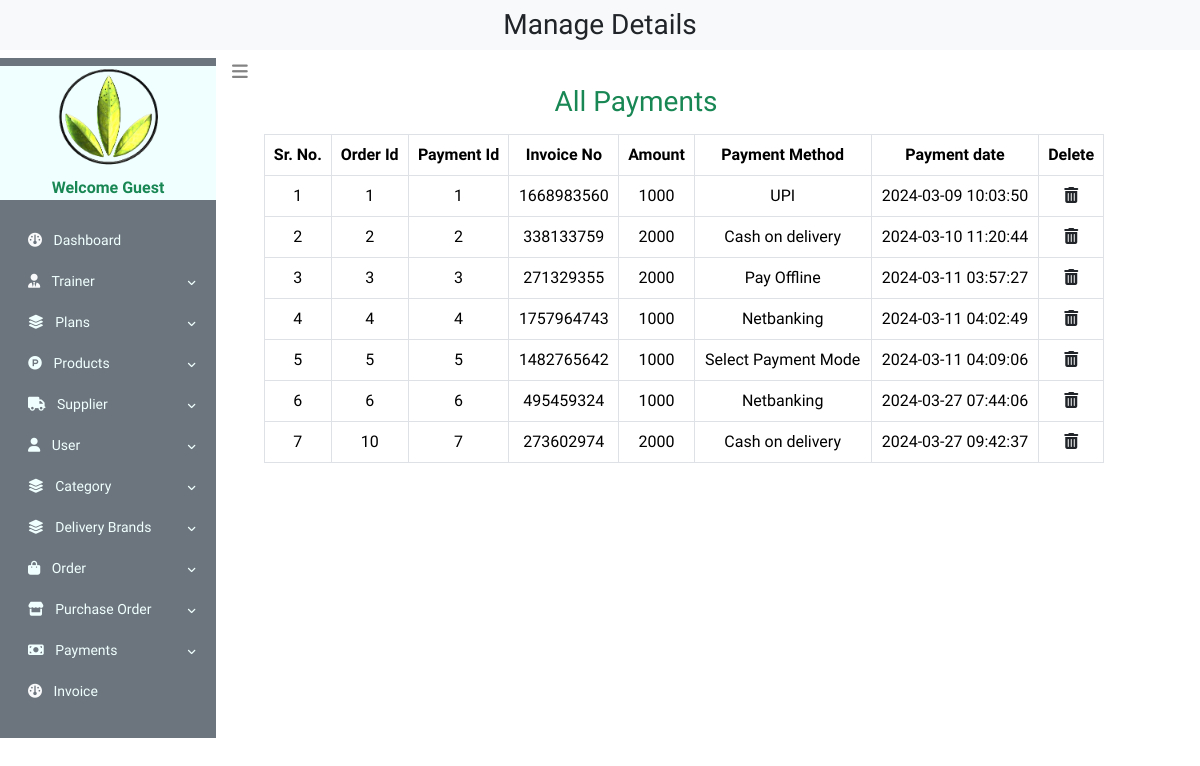
Screenshot of /admin_home.php?all_payments with the database file from the repository.
### tables this page shows
CREATE TABLE `user_payments` (
  `payment_id` int(11) NOT NULL,
  `order_id` int(11) NOT NULL,
  `invoice_no` int(11) NOT NULL,
  `amount` int(11) NOT NULL,
  `payment_mode` varchar(255) NOT NULL,
  `date` timestamp NOT NULL DEFAULT current_timestamp() ON UPDATE current_timestamp()
);

### all_payments.php (the view, shortened to what this page needs)
<?php
$servername = "localhost";
$username = "root";
$password = "";
$dbname = "life";
$conn = new mysqli($servername, $username, $password, $dbname);
?>
<!DOCTYPE html>
<html lang="en">
<head>
    <link rel="stylesheet" href="https://pro.fontawesome.com/releases/v5.10.0/css/all.css"/>
    <link rel="stylesheet" href="https://cdnjs.cloudflare.com/ajax/libs/font-awesome/6.5.1/css/all.min.css" />
    <link rel="stylesheet" href="profile.css">
    <link href="https://cdn.jsdelivr.net/npm/bootstrap@5.3.3/dist/css/bootstrap.min.css" rel="stylesheet">
</head>
<body>
    <h3 class="text-center text-success mx-5">All Payments</h3>
    <table class="table table-bordered mt-3 mx-5 m-auto">
        <thead class="text-center">
        <?php
            $get_payments = "SELECT * FROM `user_payments`";
            $result = $conn->query($get_payments);
            echo "
                <tr>
                <th>Sr. No.</th>
                <th>Order Id</th>
                <th>Payment Id</th>
                <th>Invoice No</th>
                <th>Amount</th>
                <th>Payment Method</th>
                <th>Payment date</th>
                <th>Delete</th>
                </tr>
                </thead>
                <tbody class='text-center'>
                ";
            if($result->num_rows>0)
            {
                $sr_no = 0;
                while($row = mysqli_fetch_assoc($result))
                {
                    $payment_id = $row['payment_id'];
                    $order_id = $row['order_id'];
                    $invoice_no = $row['invoice_no'];
                    $amount = $row['amount'];
                    $payment_mode = $row['payment_mode'];
                    $date = $row['date'];
                    $sr_no++;
                    echo "<tr class='text-center'>
                    <td>$sr_no</td>
                    <td>$order_id</td>
                    <td>$payment_id</td>
                    <td>$invoice_no</td>
                    <td>$amount</td>
                    <td>$payment_mode</td>
                    <td>$date</td>
                    <td><a href='admin_home.php?trash_all_payments = $payment_id'><i class='fa-solid fa-trash-can text-dark'></i></a></td>
                    </tr>
                    </tbody>
                    ";
                }
            }
            else
            {
                echo "<h3 class='text-danger mt-3'>No payments yet</h2>";
            }
        ?>
    </table>
</body>
</html>

### profile.css (style rules this page uses)
body { font-family: 'Spartan',sans-serif; margin: 0; padding: 0; }

### admin_home.php (style rules this page uses)
body { font-family: 'Spartan',sans-serif; margin: 0; padding: 0; }

### all_payments.php (style rules this page uses)
body { font-family: 'Spartan',sans-serif; margin: 0; padding: 0; }

### rows the page displays
user_payments: order "1", payment_id "1", invoice_no "1668983560", amount "1000", payment_mode "UPI", date "2024-03-09 10:03:50"
user_payments: order "2", payment_id "2", invoice_no "338133759", amount "2000", payment_mode "Cash on delivery", date "2024-03-10 11:20:44"
user_payments: order "3", payment_id "3", invoice_no "271329355", amount "2000", payment_mode "Pay Offline", date "2024-03-11 03:57:27"
user_payments: order "4", payment_id "4", invoice_no "1757964743", amount "1000", payment_mode "Netbanking", date "2024-03-11 04:02:49"
user_payments: order "5", payment_id "5", invoice_no "1482765642", amount "1000", payment_mode "Select Payment Mode", date "2024-03-11 04:09:06"
user_payments: order "6", payment_id "6", invoice_no "495459324", amount "1000", payment_mode "Netbanking", date "2024-03-27 07:44:06"
user_payments: order "10", payment_id "7", invoice_no "273602974", amount "2000", payment_mode "Cash on delivery", date "2024-03-27 09:42:37"
